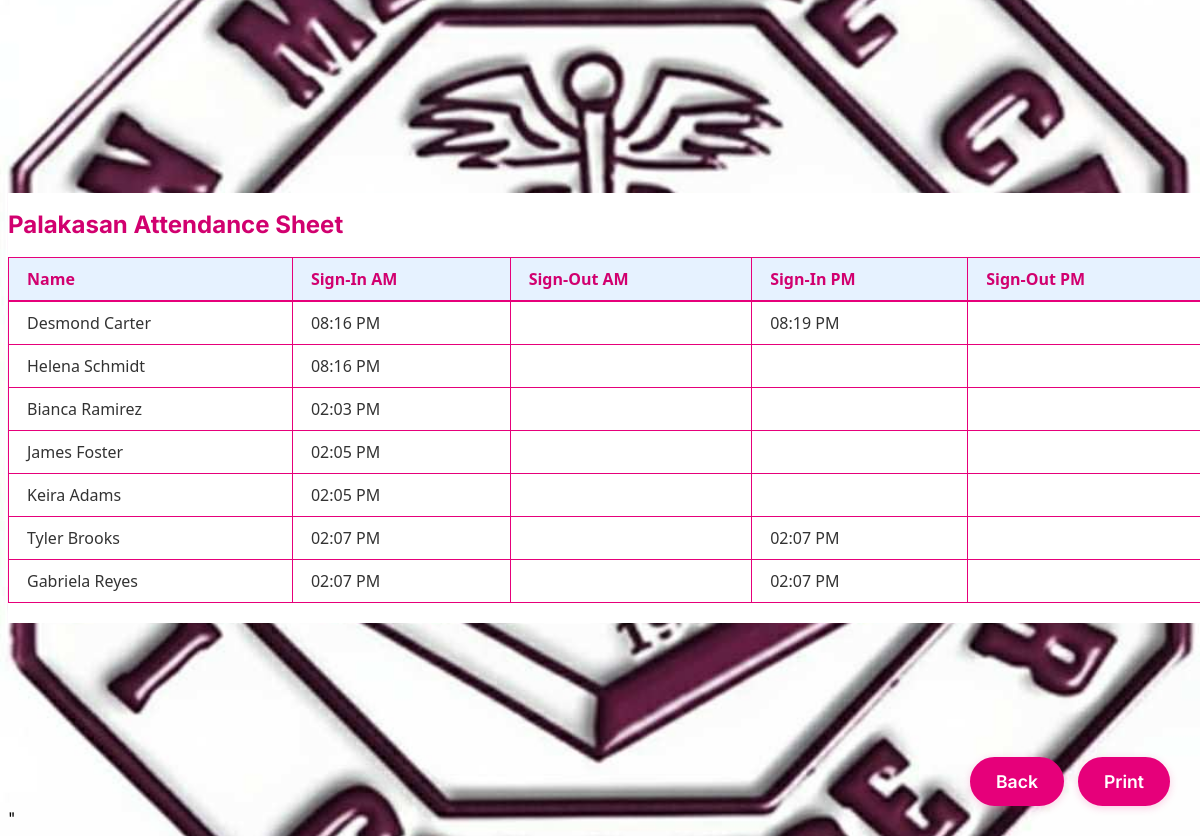
The app's page /attendance/print_attendance_sheet/27/ with its own data.
### attendance/models.py (models this page shows, shortened)
class Event(models.Model):
    name = models.CharField(max_length=200)
    date = models.DateTimeField()
    college = models.ForeignKey(
        'College',
        on_delete=models.CASCADE,
        null=True,      # Null means general event
        blank=True
    )

class Attendance(models.Model):
    attendee = models.ForeignKey(Attendee, on_delete=models.CASCADE)
    event= models.ForeignKey(Event, on_delete=models.CASCADE)
    sign_in_am = models.DateTimeField(null=True, blank=True)
    sign_out_am = models.DateTimeField(null=True, blank=True)
    sign_in_pm = models.DateTimeField(null=True, blank=True)
    sign_out_pm = models.DateTimeField(null=True, blank=True)

class Attendee(models.Model):
    barcode_id = models.CharField(max_length=100, unique=True)
    name = models.CharField(max_length=200)
    college = models.ForeignKey('College', on_delete=models.CASCADE, null=True, blank=True)

### attendance/views.py (the view)
# urls.py: path('print_attendance_sheet/<int:event_id>/', views.print_attendance_sheet, name='print_attendance_sheet'),
def print_attendance_sheet(request, event_id):
    event = get_object_or_404(Event, id=event_id)
    attendances = Attendance.objects.filter(event=event)
    return render(request, 'print_attendance_sheet.html', {
        'event': event,
        'attendances': attendances,
    })

### attendance/templates/print_attendance_sheet.html (shortened to what this page needs)
{% extends 'base.html' %}
{% block content %}
<div class="print-sheet">
    <h1>{{ event.name }} Attendance Sheet</h1>
    <table>
        <thead>
            <tr>
                <th>Name</th>
                <th>Sign-In AM</th>
                <th>Sign-Out AM</th>
                <th>Sign-In PM</th>
                <th>Sign-Out PM</th>
            </tr>
        </thead>
        <tbody>
            {% for attendance in attendances %}
                <tr>
                    <td>{{ attendance.attendee.name }}</td>
                    <td>{{ attendance.sign_in_am|date:"h:i A" }}</td>
                    <td>{{ attendance.sign_out_am|date:"h:i A" }}</td>
                    <td>{{ attendance.sign_in_pm|date:"h:i A" }}</td>
                    <td>{{ attendance.sign_out_pm|date:"h:i A" }}</td>
                </tr>
            {% endfor %}
        </tbody>
    </table>
</div>
<div class="floater-btn-group">
    <a href="javascript:window.close()" class="back-btn">Back</a>
    <button type="button" class="back-btn print-btn" onclick="window.print()">Print</button>
</div>
{% endblock %}

### attendance/static/css/styles.css (style rules this page uses)
body { font-family: 'Inter', Arial, Helvetica, sans-serif !important; background-color: #ffe3f0 !important; background-image: url('/static/img/imcclogo.jpg'); background-repeat: no-repeat; background-position: center center; background-attachment: fixed; background-size: cover; background-size: cover; }
h1, h2, h3, h4, h5, h6, button, input, select, label, li, p, a, form { font-family: 'Inter', Arial, Helvetica, sans-serif !important; }
h1, h2 { color: #c71585; }
input, select, button { padding: 8px; font-size: 16px; border: 1px solid #ffb6c1; border-radius: 4px; }
button { background-color: #ff69b4; color: white; display:block; margin: 20px auto; cursor: pointer; }
table { width: 100%; border-collapse: collapse; margin-bottom: 20px; }
th, td { padding: 10px; border: 1px solid #ffb6c1; text-align: left; }
th { background-color: #fff0f5; }
a { color: #ff69b4; text-decoration: none; }

### attendance/templates/print_attendance_sheet.html (style rules this page uses)
.print-sheet { background: #fff; border-radius: 0; box-shadow: none; padding: 0; margin: 0 auto; max-width: 100vw; width: 100vw; font-family: 'Segoe UI', Arial, sans-serif; }
.print-sheet h1 { color: #d1006f; font-size: 1.5rem; font-weight: bold; margin-bottom: 18px; text-align: left; }
.print-sheet table { border-collapse: collapse; width: 100%; font-size: 1rem; background: #fff; }
.print-sheet th, .print-sheet td { border: 1.5px solid #e6007a; padding: 10px 18px; text-align: left; }
.print-sheet th { background: #e6f2ff; color: #d1006f; font-weight: bold; border-bottom: 2.5px solid #e6007a; }
.print-sheet td { background: #fff; color: #333; }
.back-btn { display: inline-block; background: #fff; color: #e6007a; border: 2px solid #e6007a; border-radius: 8px; padding: 10px 26px; font-size: 1rem; font-weight: 500; text-decoration: none; transition: background 0.2s, color 0.2s, border-color 0.2s, box-shadow 0.2s; box-shadow: 0 2px 8px #e6007a11; margin: 0; }
.floater-btn-group { position: fixed; bottom: 30px; right: 30px; z-index: 1000; display: flex; gap: 14px; }
.floater-btn-group .back-btn, .floater-btn-group .print-btn { background: #e6007a; color: #fff; border: 2px solid #e6007a; border-radius: 50px; padding: 12px 24px; font-size: 1.1rem; font-weight: 600; box-shadow: 0 2px 8px #e6007a33; transition: background 0.2s, color 0.2s, border-color 0.2s, box-shadow 0.2s; }

### records on screen
Event: name "Palakasan"
Attendance: attendee.name "Desmond Carter", sign_in_am "08:16 PM", sign_in_pm "08:19 PM"
Attendance: attendee.name "Helena Schmidt", sign_in_am "08:16 PM"
Attendance: attendee.name "Bianca Ramirez", sign_in_am "02:03 PM"
Attendance: attendee.name "James Foster", sign_in_am "02:05 PM"
Attendance: attendee.name "Keira Adams", sign_in_am "02:05 PM"
Attendance: attendee.name "Tyler Brooks", sign_in_am "02:07 PM", sign_in_pm "02:07 PM"
Attendance: attendee.name "Gabriela Reyes", sign_in_am "02:07 PM", sign_in_pm "02:07 PM"
